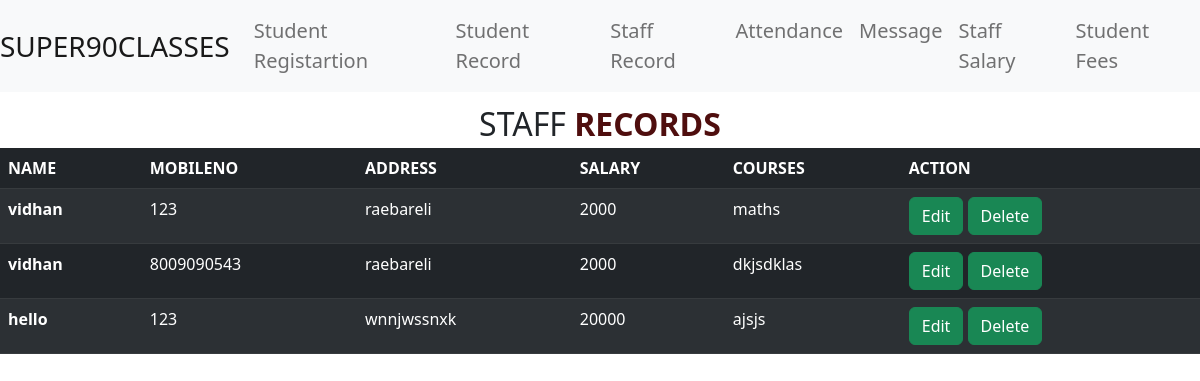
Screenshot of /myapp/dashboared/staffrecored/ with the database file from the repository.
### myapp/models.py (models this page shows)
class StaffRegistration(models.Model):
    Name = models.CharField(max_length=100)
    MobileNo = models.CharField(max_length=40)
    Salary = models.CharField(max_length=30)
    Address = models.TextField()
    Courses = models.TextField()

### myapp/views.py (the view)
# urls.py: path('dashboared/staffrecored/',views.StaffRecord),
def StaffRecord(request):
    data = StaffRegistration.objects.all()
    mydict={"t":data}
    return render(request, 'admin/StaffRecord.html',context=mydict)

### templates/admin/StaffRecord.html
{% extends 'admin/dashboard.html' %}
{% load static %}
{% block x %}
<div class="fs-2 text-center">STAFF<b style="color:#4f0e0e;">&nbspRECORDS</b></div>  </hr>
<table class="table table-striped table-dark">
    <thead>
      <tr>
        <th scope="col">NAME</th>
        <th scope="col">MOBILENO</th>
        <th scope="col">ADDRESS</th>
        <th scope="col">SALARY</th>
        <th scope="col">COURSES</th>
        <th scope="col">ACTION</th>
      </tr>
    </thead>
    <tbody>
    {% for x in t %}
      <tr>
        <th scope="row">{{x.Name}}</th>
        <td>{{x.MobileNo}}</td>
        <td>{{x.Address}}</td>
        <td>{{x.Salary}}</td>
        <td>{{x.Courses}}</td>
        <td><a href="/edit/"><span class="btn btn-success">Edit</span></a>
          <a href="/delete/{{t.id}}"><span class="btn btn-success">Delete</span></a>
        </td>
      </tr>
      {% endfor %}
    </tbody>
  </table>
{% endblock %}

### rows the page displays
StaffRegistration: Name "vidhan", MobileNo "123", Address "raebareli", Salary "2000", Courses "maths"
StaffRegistration: Name "vidhan", MobileNo "8009090543", Address "raebareli", Salary "2000", Courses "dkjsdklas"
StaffRegistration: Name "hello", MobileNo "123", Address "wnnjwssnxk", Salary "20000", Courses "ajsjs"
